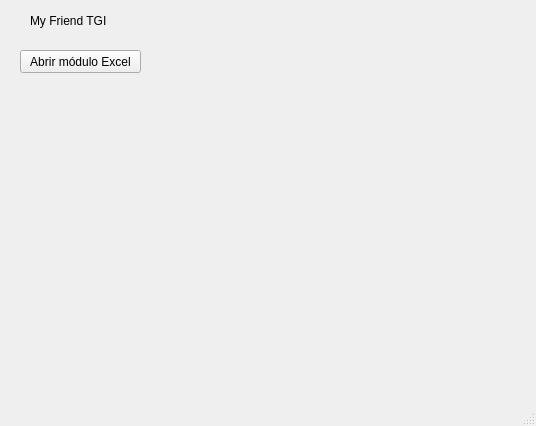
<?xml version="1.0" encoding="UTF-8"?>
<ui version="4.0">
 <class>MainWindow</class>
 <widget class="QMainWindow" name="MainWindow">
  <property name="geometry">
   <rect>
    <x>0</x>
    <y>0</y>
    <width>536</width>
    <height>426</height>
   </rect>
  </property>
  <property name="windowTitle">
   <string>MainWindow</string>
  </property>
  <widget class="QWidget" name="centralwidget">
   <widget class="QLabel" name="label">
    <property name="geometry">
     <rect>
      <x>30</x>
      <y>10</y>
      <width>121</width>
      <height>21</height>
     </rect>
    </property>
    <property name="text">
     <string>My Friend TGI</string>
    </property>
   </widget>
   <widget class="QPushButton" name="btn_excel">
    <property name="geometry">
     <rect>
      <x>20</x>
      <y>50</y>
      <width>121</width>
      <height>23</height>
     </rect>
    </property>
    <property name="text">
     <string>Abrir módulo Excel</string>
    </property>
   </widget>
  </widget>
  <widget class="QMenuBar" name="menubar">
   <property name="geometry">
    <rect>
     <x>0</x>
     <y>0</y>
     <width>536</width>
     <height>21</height>
    </rect>
   </property>
  </widget>
  <widget class="QStatusBar" name="statusbar"/>
 </widget>
 <resources/>
 <connections/>
</ui>
